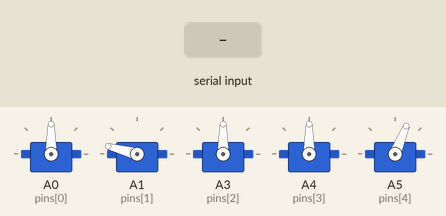
This sketch was run on a simulated Arduino Uno, built with avr-gcc and run on an emulated ATmega328P. Shown: 5 × servo. The test bench sets the inputs (shaded band).

Above: at 6.2 s.
6.3 s: "90,45,200\n" received over Serial
At 8.1 s:
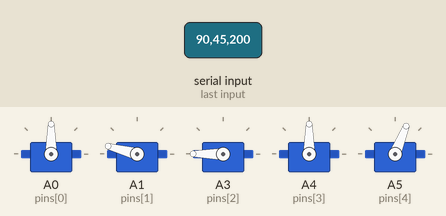
At 22.1 s:
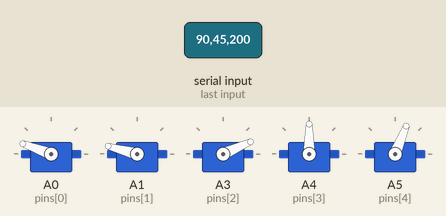
Timing chart, 0 to 25.8 s (numbered marks = the images above; inputs shaded):
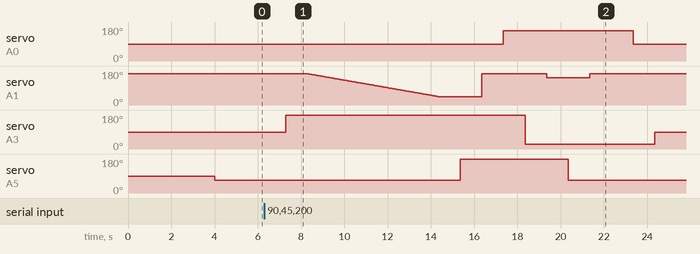

The sketch:

servo_control.ino
```cpp
#include <Servo.h>

Servo s1,s2,s3,s4,s5;
int pins[] = {A0,A1,A3,A4,A5};

void setup() {
  Serial.begin(115200);
  s1.attach(pins[0]);
  s2.attach(pins[1]);
  s3.attach(pins[2]);
  s4.attach(pins[3]);
  s5.attach(pins[4]);

  ready();
}

void ready(){
  s2.write(165);
  delay(1000);
  s1.write(90);
  delay(1000);
  s3.write(90);
  delay(1000);
  s4.write(90);
  delay(1000);
  s5.write(68);
  delay(1000);
}

void go(int n1,int n2,int n3){
  s1.write(n1);
  delay(1000);
  s3.write(n3);
  delay(1000);
  for(int i = 165;i>=n2;i--){
  s2.write(i);
  delay(50);
  }
  delay(1000);


}

void eat(){
  s5.write(180);
  delay(1000);
  s2.write(165);
  delay(1000);
  s1.write(160);
  delay(1000);
  s3.write(24);
  delay(1000);
  s2.write(145);
  delay(1000);
  s5.write(68);
  delay(1000);
}


void loop() {
  if (Serial.available()) {
    String data = Serial.readStringUntil('\n');

    int comma1 = data.indexOf(',');
    int comma2 = data.indexOf(',', comma1 + 1);

    int sup1 = data.substring(0, comma1).toInt();
    int sup2 = data.substring(comma1 + 1, comma2).toInt();
    int sup3 = data.substring(comma2 + 1).toInt();


    go(sup1,sup2,sup3);
    eat();
    s2.write(165);
    delay(1000);
    ready();


  }
}
```

Measured:
- after the input at 6.3 s, servo on A0 (pins[0]): 90° → 160° after 11.1 s, → 90° 6.0 s later; servo on A3 (pins[2]): 90° → 180° after 1.0 s, → 24° 11.1 s later, → 90° 6.0 s later; servo on A5 (pins[4]): 68° → 180° after 9.1 s, → 68° 5.0 s later
